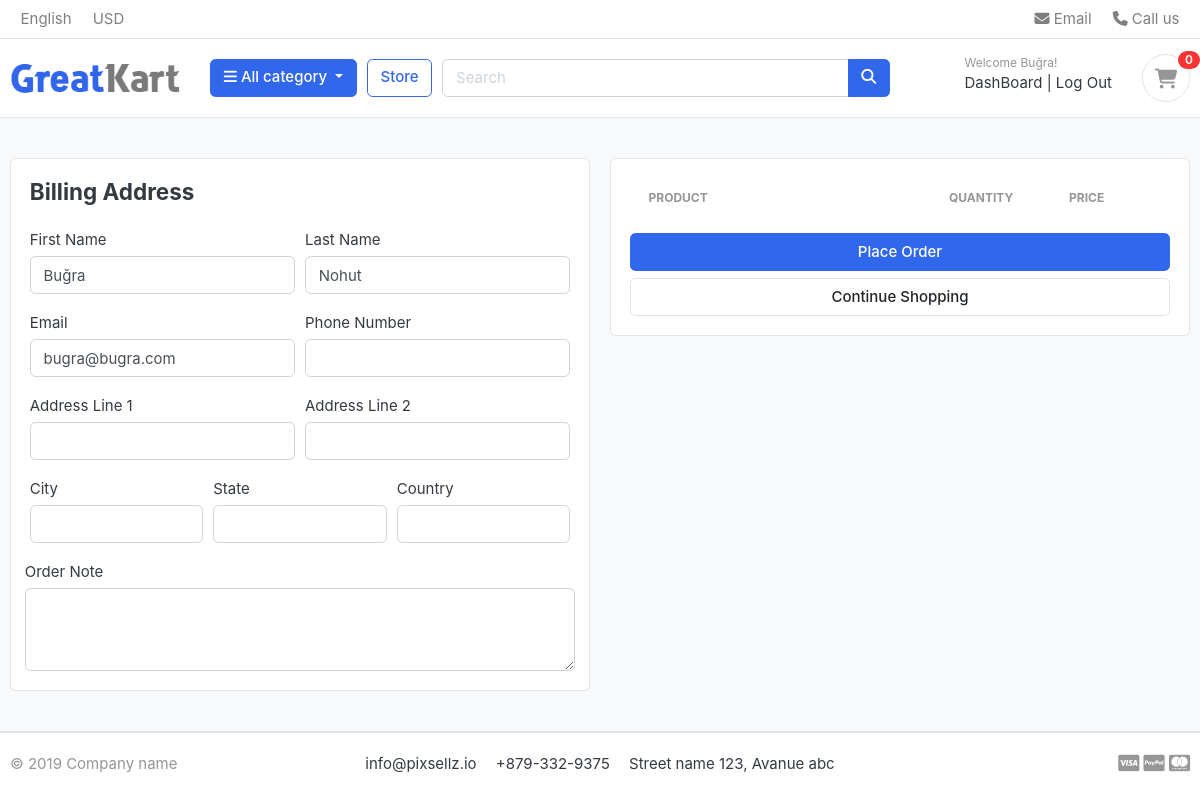
/cart/checkout/ (signed in), run on an earlier commit of the app's database.
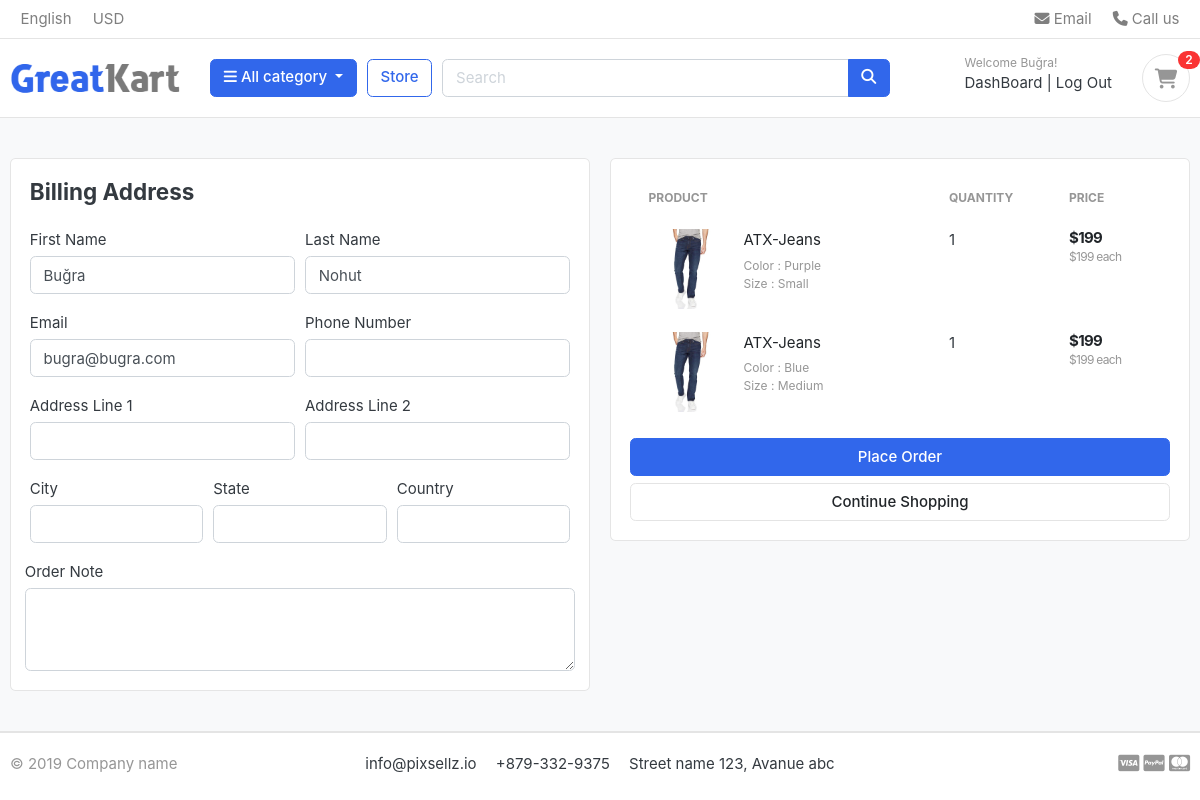
And on a later commit of the database.
### carts/models.py (models this page shows, shortened)
class CartItem(models.Model):
    user = models.ForeignKey(Account, on_delete=models.CASCADE, null=True)
    product = models.ForeignKey(Product, on_delete=models.CASCADE)
    variations = models.ManyToManyField(Variation, blank=True)
    cart = models.ForeignKey(Cart, on_delete=models.CASCADE, null=True)
    quantity = models.IntegerField()
    is_active = models.BooleanField(default=True)
    def sub_total(self):
        return self.product.price * self.quantity

### store/models.py (models this page shows, shortened)
class Product(models.Model):
    product_name    = models.CharField(max_length=200, unique=True)
    slug            = models.SlugField(max_length=200, unique=True)
    description     = models.TextField(max_length=500, blank=True)
    price           = models.IntegerField()
    images          = models.ImageField(upload_to='photos/products')
    stock           = models.IntegerField()
    is_available    = models.BooleanField(default=True)
    category        = models.ForeignKey(Category, on_delete=models.CASCADE)
    created_date    = models.DateTimeField(auto_now_add=True)
    modified_date   = models.DateTimeField(auto_now=True)
    def get_url(self):
        return reverse('product_detail', args=[self.category.slug, self.slug])

class Variation(models.Model):
    product = models.ForeignKey(Product, on_delete=models.CASCADE)
    variation_category = models.CharField(max_length=100, choices=variation_category_choice)
    variation_value = models.CharField(max_length=100)
    is_active = models.BooleanField(default=True)
    created_date = models.DateTimeField(auto_now=True)
    objects = VariationManager()

### carts/views.py (the view)
# urls.py: path('checkout/', views.checkout, name="checkout"),
@login_required(login_url='login')
def checkout(request, total=0, tax=0, quantity=0, grand_total=0, cart_items=None):
    try:
        if request.user.is_authenticated:
            cart_items = CartItem.objects.filter(user=request.user, is_active=True)
        else:
            cart = Cart.objects.get(cart_id=_cart_id(request))
            cart_items = CartItem.objects.filter(cart=cart, is_active=True)
        for cart_item in cart_items:
            total += (cart_item.product.price * cart_item.quantity)
            quantity += cart_item.quantity
        tax = float("{:.2f}".format((18 * total)/100))
        grand_total = float("{:.2f}".format(total + tax))
    except Cart.DoesNotExist:
        pass  # just ignore
    context = {
        'total': total,
        'quantity': quantity,
        'cart_items': cart_items,
        'tax': tax,
        'grand_total': grand_total,
    }
    return render(request, 'store/checkout.html', context)

### carts/context_processors.py (called while the page is built)
def counter(request):
    cart_count = 0
    if 'admin' in request.path:
        return {}
    else:
        try:
            cart = Cart.objects.filter(cart_id=_cart_id(request))
            if request.user.is_authenticated:
                cart_items = CartItem.objects.all().filter(user=request.user)
            else:
                cart_items = CartItem.objects.all().filter(cart=cart[:1])
            for cart_item in cart_items:
                cart_count += cart_item.quantity
        except Cart.DoesNotExist:
            cart_count = 0
    return dict(cart_count=cart_count)

### carts/views.py (called while the page is built)
def _cart_id(request):
    cart = request.session.session_key
    if not cart:
        cart = request.session.create()
    return cart

### category/context_processors.py (called while the page is built)
def menu_links(request):
    links = Category.objects.all()
    return dict(links=links)

### category/models.py (called while the page is built)
    def get_url(self):
        return reverse('products_by_category', args=[self.slug])

### templates/store/checkout.html (shortened to what the changed rows need)
{% extends 'base.html' %}
{% load static %}
{% block content %}
<section class="section-content padding-y bg">
    <div class="container">
        <div class="row">
            <aside class="col-lg-6">
                <div class="card">
                    <div class="card-body">
                        <table class="table table-borderless table-shopping-cart">
                            <thead class="text-muted">
                            <tr class="small text-uppercase">
                                <th scope="col">Product</th>
                                <th scope="col" width="120">Quantity</th>
                                <th scope="col" width="120">Price</th>
                            </tr>
                            </thead>
                            <tbody>
                            {% for cart_item in cart_items %}
                            <tr>
                                <td>
                                    <figure class="itemside align-items-top">
                                        <div class="aside"><a href="{{ cart_item.product.get_url }}"><img
                                                src="{{cart_item.product.images.url}}" class="img-sm"></a></div>
                                        <figcaption class="info">
                                            <a href="{{ cart_item.product.get_url }}" class="title text-dark">{{cart_item.product.product_name}}</a>
                                            <p class="text-muted small">
                                                {% if cart_item.variations.all %}
                                                {% for item in cart_item.variations.all %}
                                                {{ item.variation_category | capfirst}}  : {{ item.variation_value | capfirst }} <br>
                                                {% endfor %}
                                                {% endif %}
                                            </p>
                                        </figcaption>
                                    </figure>
                                </td>
                                <td>
                                    <p>{{ cart_item.quantity }}</p>
                                </td>
                                <td>
                                    <div class="price-wrap">
                                        <var class="price">${{ cart_item.sub_total }}</var>
                                        <small class="text-muted"> ${{ cart_item.product.price }} each </small>
                                    </div>
                                </td>
                            </tr>
                            {% endfor %}
                            </tbody>
                        </table>
                    </div>
                </div>
            </aside>
        </div>
    </div>
</section>
{% endblock %}

### templates/base.html (shortened to what this page needs)
{% load static %}
<!DOCTYPE HTML>
<html lang="en">
<head>
<link href="{% static 'css/bootstrap.css'%}" rel="stylesheet" type="text/css"/>
<link href="{% static 'fonts/fontawesome/css/all.min.css'%}" type="text/css" rel="stylesheet">
<link href="{% static 'css/ui.css'%}" rel="stylesheet" type="text/css"/>
<link href="{% static 'css/responsive.css'%}" rel="stylesheet" media="only screen and (max-width: 1200px)" />
<link href="{% static 'css/custom.css'%}" rel="stylesheet" type="text/css"/>
</head>
<body>
  <header class="section-header">
  {% include 'includes/_navbar.html' %}
  <section class="header-main border-bottom">
  	<div class="container">
  <div class="row align-items-center">
  	<div class="col-lg-2 col-md-3 col-6">
  		<a href="/" class="brand-wrap">
  			<img class="logo" src="{% static './images/logo.png' %}">
  		</a>
  	</div>
  	<div class="col-lg col-sm col-md col-6 flex-grow-0">
  		<div class="category-wrap dropdown d-inline-block float-right">
  			<button type="button" class="btn btn-primary dropdown-toggle" data-toggle="dropdown">
  				<i class="fa fa-bars"></i> All category
  			</button>
  		</div>
  	</div>
  	<a href="{% url 'store' %}" class="btn btn-outline-primary">Store</a>
  	<div class="col-lg  col-md-6 col-sm-12 col">
  		<form action="{% url 'search' %}" class="search" method="GET">
  			<div class="input-group w-100">
  			    <input type="text" class="form-control" style="width:60%;" placeholder="Search" name="keyword">
  			    <div class="input-group-append">
  			      <button class="btn btn-primary" type="submit">
  			        <i class="fa fa-search"></i>
  			      </button>
  			    </div>
  		    </div>
  		</form>
  	</div>
  	<div class="col-lg-3 col-sm-6 col-8 order-2 order-lg-3">
  				<div class="d-flex justify-content-end mb-3 mb-lg-0">
  					<div class="widget-header">
						{% if user.is_authenticated %}
						<small class="title text-muted">Welcome {{user.first_name | capfirst}}!</small>
						<div>
							<a href="{% url 'dashboard' %}"> DashBoard</a><span class="dark-transp"> | </span>
  							<a href="{% url 'logout' %}">Log Out</a>
  						</div>
						{% else %}
  						<small class="title text-muted">Welcome Guest!</small>
						<div>
  							<a href="{% url 'login' %}">Sign in</a> <span class="dark-transp"> | </span>
  							<a href="{% url 'register' %}"> Register</a>
  						</div>
						{% endif %}
  					</div>
  					<a href="{% url 'cart' %}" class="widget-header pl-3 ml-3">
  						<div class="icon icon-sm rounded-circle border"><i class="fa fa-shopping-cart"></i></div>
  						<span class="badge badge-pill badge-danger notify">{{cart_count}}</span>
  					</a>
  				</div>
  			</div>
  </div>
  	</div>
  </section>
  </header>
{% block content %} {% endblock %}
{% include 'includes/_footer.html' %}

What changed in the data, as far as the page shows it:
added CartItem: product.images (picture), product.product_name "ATX-Jeans", quantity "1", sub_total "199", product.price "199"
now on this page (row unchanged): Variation: variation_category "Color", variation_value "Purple", shown under "ATX-Jeans"
now on this page (row unchanged): Variation: variation_category "Size", variation_value "Small", shown under "ATX-Jeans"
added CartItem: product.images (picture), product.product_name "ATX-Jeans", quantity "1", sub_total "199", product.price "199"
now on this page (row unchanged): Variation: variation_category "Color", variation_value "Blue", shown under "ATX-Jeans"
now on this page (row unchanged): Variation: variation_category "Size", variation_value "Medium", shown under "ATX-Jeans"
Also different on the page:
{{ cart_count }}: "0" → "2"
